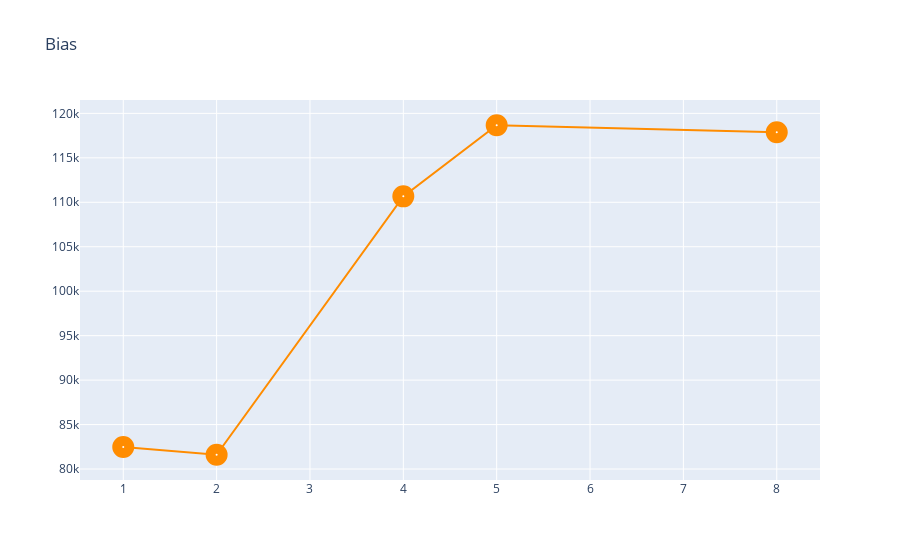

Notebook code for this chart:
### Markdown cell above
## 16.2. Potting Bias

### Code cell
plt.figure(figsize=(10,10))
Bias = go.Scatter(x=metrics_df.degree,
                    y=metrics_df.bias,
                    name = "Bias",
                    line = dict(color = 'darkorange'),
                    opacity = 1,
                    marker=dict(
                        color='white',
                        size=10,
                        line=dict(
                            width=12
                        )))

layout2 = dict(title='Bias',)

fig = dict(data=[Bias], layout=layout2)

iplot(fig)

### Figure 1 — Plotly figure (JSON) as saved in the notebook; plotly's stock layout.template omitted (floating-point values rounded to 4 significant figures)
{"data": [{"line": {"color": "darkorange"}, "marker": {"color": "white", "line": {"width": 12}, "size": 10}, "name": "Bias", "opacity": 1, "type": "scatter", "x": [1.0, 2.0, 4.0, 5.0, 8.0], "y": [82490.0, 81610.0, 110700.0, 118700.0, 117900.0]}], "layout": {"title": {"text": "Bias"}}}
